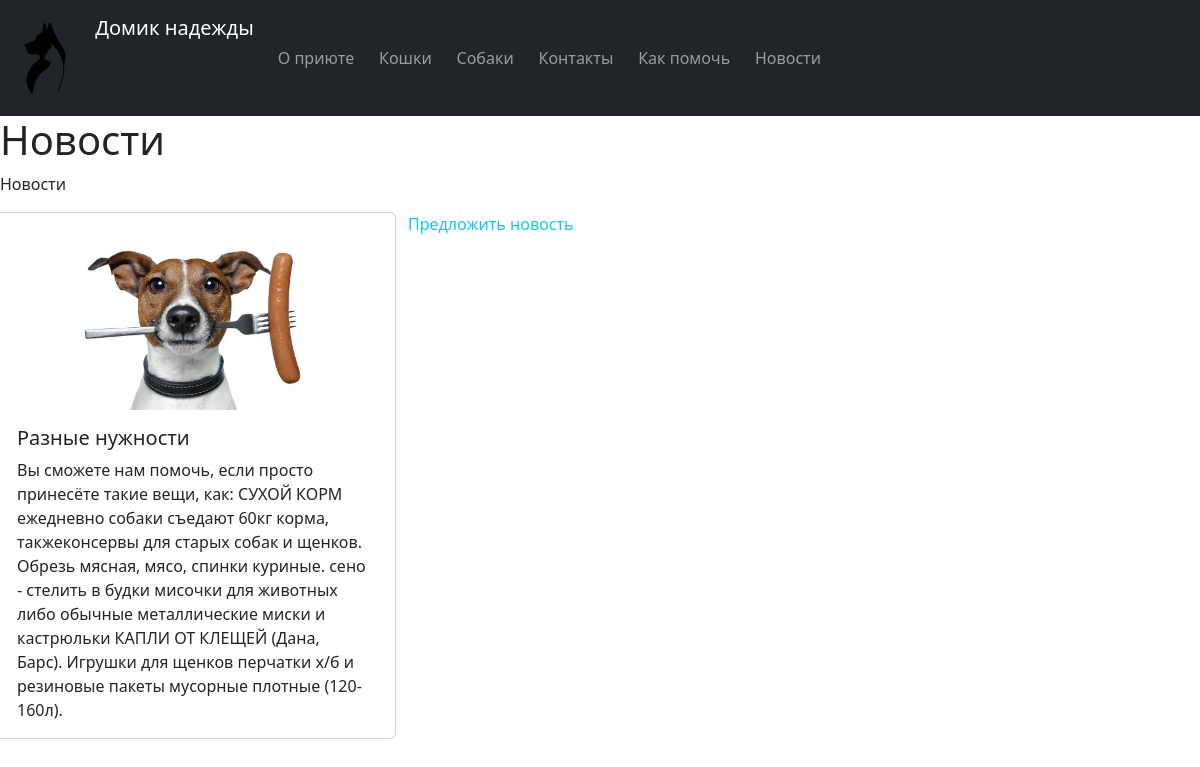
Page /news/ on the committed database.
### news/models.py (models this page shows, shortened)
class Articles(models.Model):
    title = models.CharField('Название', max_length=90)
    anons = models.CharField('Анонс', max_length=250)
    image = models.ImageField('Картинка к статье', upload_to='news/static/img/articles')
    full_text = models.TextField('Статья')
    date = models.DateTimeField('Дата публикации')

### news/views.py (the view)
# urls.py: path('', views.news_home, name='news_home'),
def news_home(request):
    news = Articles.objects.all()
    return render(request, 'news/news.html', {'news': news,
                                              'title': 'Новости'}
                  )

### news/templates/news/news.html (shortened to what this page needs)
{% extends 'main/layout.html' %}
{% block content %}
<h1>Новости</h1>
<p>Новости</p>
{%load static%}
<div class="row row-cols-1 row-cols-md-3">
    {% for el in news %}
    <div class="card">
        <img class="card-img-top" src="../news{{el.image.url}}" alt="Card image cap">
        <div class="card-body">
            <h5 class="card-title">{{el.title}}</h5>
            <p class="card-text">{{el.full_text}}</p>
        </div>
    </div>
    {% endfor%}
    <br>
    <p><a href="{% url 'prepNews' %}"
          class="link-info link-offset-2 link-underline-opacity-25 link-underline-opacity-100-hover">Предложить
        новость</a></p>
</div>
{% endblock %}

### main/static/main/css/main.css (style rules this page uses)
a { text-decoration:none }
.card-img-top { width: 70%; float: left; margin: 0 0 0 3.5%; border-radius: 5px; display: block; margin-left: auto; margin-right: auto }

### rows in the picture
Articles: image (picture), title "Разные нужности", full_text "Вы сможете нам помочь, если просто принесёте такие вещи, как: СУХОЙ КОРМ ежедневно собаки съедают 60кг корма, такжеконсервы для старых собак и щенков. Обрезь мясная, мясо, спинки куриные. сено - стелить в будки мисочки для животных либо обычные металлические миски и кастрюльки КАПЛИ ОТ КЛЕЩЕЙ (Дана, Барс). Игрушки для щенков перчатки х/б и резиновые пакеты мусорные плотные (120-160л)."
